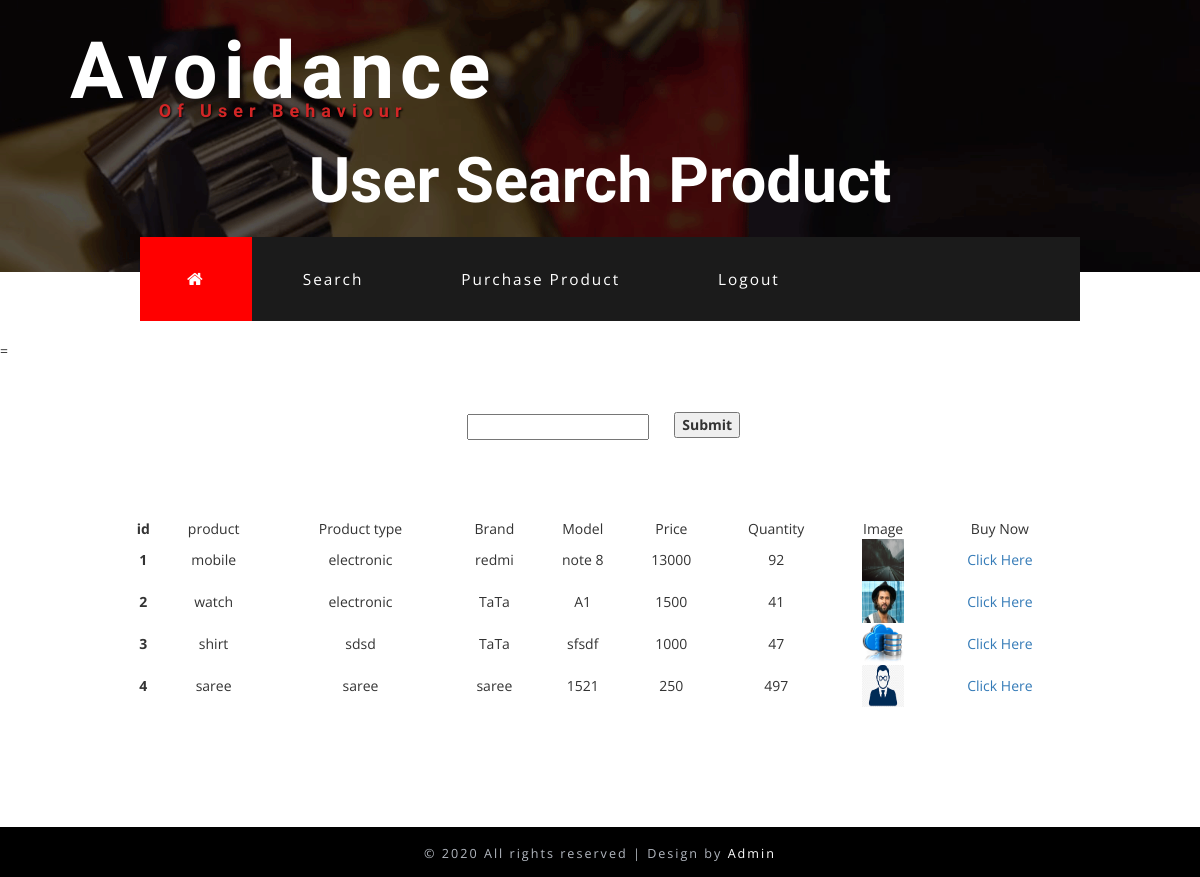
Screenshot of /search.php with the database file from the repository.
### tables this page shows
CREATE TABLE `add_product` (
  `id` int(11) NOT NULL,
  `product` varchar(100) NOT NULL,
  `ptype` varchar(100) NOT NULL,
  `brand` varchar(100) NOT NULL,
  `model` varchar(100) NOT NULL,
  `price` varchar(100) NOT NULL,
  `quantity` int(11) NOT NULL,
  `image` varchar(100) NOT NULL,
  `uname` varchar(100) NOT NULL,
  `count` varchar(100) NOT NULL,
  `rdate` varchar(100) NOT NULL
);

### search.php (the view, shortened to what this page needs)
<?php
include("dbconnect.php");
extract($_POST);
$uname=$_SESSION['uname'];
$qry1=mysqli_query($connect,"select * from add_product");
?>
<!DOCTYPE html>
<html lang="zxx">
<head>
<link href="css/bootstrap.css" rel="stylesheet" type="text/css" media="all" />
<link href="css/font-awesome.css" rel="stylesheet">
<link href="css/style.css" rel="stylesheet" type="text/css" media="all" />
</head>
<body>
<div class="banner_top" id="home">
	<div data-vide-bg ="video/gift-packs">
		<div class="center-container inner-container">
			<div class="w3_agile_header">
						<div class="w3_agileits_logo">
								<h1><a href="index.php">Avoidance<span>of User Behaviour</span></a></h1>
			  </div>
							<div class="w3_menu">
								<div class="top-nav">
								<nav class="navbar navbar-default">
									<div class="collapse navbar-collapse" id="bs-example-navbar-collapse-1">
										<ul class="nav navbar-nav">
											<li class="home-icon"><a href="user_home.php"><span class="fa fa-home" aria-hidden="true"></span></a></li>
											<li><a href="search.php">Search</a></li>
											<li><a href="pruchase_product.php">Purchase Product</a></li>
											<li><a href="index.php">Logout</a></li>
										</ul>
									</div>
								</nav>
							</div>
						</div>
					<div class="clearfix"></div>
	      </div>
			<h2 class="inner-heading-agileits-w3layouts">User Search Product</h2>
      </div>
   </div>
</div>
		<form action="" method="post">
		  <p>&nbsp;</p>
=		  <table width="317" height="138" border="0" align="center">
              <tr>
                <th scope="row"><div align="center">
                  <label>
                  <input name="search" type="text" id="search">
                  </label>
                </div></th>
                <td><label>
                  <div align="center">
                    <label>
                    <input name="btn" type="submit" id="btn" value="Submit">
                    </label>
                  </div>
                </label></td>
              </tr>
            </table>
		  <p>&nbsp;</p>
		  <table width="942" height="101" border="0" align="center">
            <tr>
              <th scope="row"><div align="center">id</div></th>
              <td><div align="center">product</div></td>
              <td><div align="center">Product type </div></td>
              <td><div align="center">Brand</div></td>
              <td><div align="center">Model</div></td>
              <td><div align="center">Price</div></td>
              <td><div align="center">Quantity</div></td>
              <td><div align="center">Image</div></td>
              <td><div align="center">Buy Now </div></td>
            </tr>
            <?php
			while($row=mysqli_fetch_array($qry1))
			{
			?>
            <tr>
              <th scope="row"><div align="center"><?php echo $row['id'];?></div></th>
              <td><div align="center"><?php echo $row['product'];?></div></td>
              <td><div align="center"><?php echo $row['ptype'];?></div></td>
              <td><div align="center"><?php echo $row['brand'];?></div></td>
              <td><div align="center"><?php echo $row['model'];?></div></td>
              <td><div align="center"><?php echo $row['price'];?></div></td>
              <td><div align="center"><?php echo $row['quantity'];?></div></td>
              <td><div align="center"><img src="products/<?php echo $row['image']; ?>" alt="img" width="42" height="42" /></div></td>
              <td><div align="center"><a href="buy_now.php?bid=<?php echo $row['id'];?>&&uname=<?php echo $uname;?>">Click Here</a></div></td>
            </tr>
            <?php
			}
			?>
          </table>
		  <p>&nbsp;</p>
		  <p>&nbsp;</p>
		  <p>&nbsp;</p>
		  <p>&nbsp;</p>
		  <p>&nbsp;</p>
		  <p>&nbsp;</p>
		</form>
		<div class="copyright">
	           <p>© 2020  All rights reserved | Design by <a href="#">Admin</a></p>
        </div>
</body>
</html>

### css/style.css (style rules this page uses)
body { margin:0; padding:0; background:#fff; font-family: 'Open Sans', sans-serif; }
h1,h2,h3,h4,h5,h6 { margin:0; font-family: 'Tangerine', cursive; }
p { margin:0; }
ul { margin:0; padding:0; }
p,ul,ol { font-size:14px; }
input[type="submit"],a,.nbs-flexisel-nav-left,.nbs-flexisel-nav-right { transition:.5s ease-in; -webkit-transition:.5s ease-in; -moz-transition:.5s ease-in; -o-transition:.5s ease-in; -ms-transition:.5s ease-in; }
.center-container { padding: 2em 0 41em; background: rgba(0, 0, 0, 0.44); }
.w3_agile_header { padding: 2em 5em 0; }
.w3_agileits_logo { float: left; }
.w3_agileits_logo h1 a { font-size: 2.6em; color: #fff; display: block; line-height: 57px; text-decoration: none; text-transform: capitalize; font-weight: bold; font-family: 'Tangerine', cursive; letter-spacing: 6px; }
.w3_agileits_logo h1 a span { font-size: 18px; text-align: center; color: #d22626; display: block; position: relative; font-weight: bold; text-shadow: 1px 1px 2px #000; padding: 7px; line-height: 19px; }
.banner_top { position: relative; margin-bottom: 3.5em; }
.top-nav { position: absolute; margin: 1em 0 0 0; bottom: -3.5em; background: #1b1b1b; }
.navbar-default { border: none !important; background: none !important; margin: 0 !important; min-height: 0 !important; }
div#bs-example-navbar-collapse-1 { padding: 0; }
.top-nav ul { padding: 0; float: none; }
.top-nav ul li { display: inline-block; margin: 0 !important; float: none; }
span.fa-home { font-size: 1.1em; color: #FFFFFF; line-height: 1.3; }
.top-nav ul li a,.top-nav ul li form { color: #fff; font-size: 1.3em; letter-spacing: 2px; margin: 0; text-decoration: none; padding: 2em 5.2em; transition: 0.5s all; -webkit-transition: 0.5s all; -o-transition: 0.5s all; -moz-transition: 0.5s all; -ms-transition: 0.5s all; outline: none; }
.navbar-default .navbar-nav > li > a { color:#fff; }
.top-nav ul li.home-icon { margin-left: 0 !important; }
.top-nav ul li.home-icon a,.top-nav ul li.home-icon a:focus { background: #ff0000; outline:none; }
.inner-container { padding-bottom: 0em!important; }
h2.inner-heading-agileits-w3layouts { text-align: center; font-size: 5em; font-weight: bold; color: #fff; padding: 0.3em 0 0.9em; }
.copyright { padding: 1.3em 0 1em 0; text-align:center; background: #000; }
.copyright p { color: #b2b7bf; font-size: .9em; margin: 0; letter-spacing: 2px; }
.copyright p a { color: #ffffff; text-decoration:none; }
@media (max-width:1680px) { .top-nav ul li a,.top-nav ul li form { padding: 2em 4.3em; } }
@media (max-width:1680px) { .top-nav { left: 7em; } }
@media (max-width:1600px) { .top-nav ul li a,.top-nav ul li form { padding: 2em 4em; } }
@media (max-width:1600px) { .top-nav { left: 7.4em; } }
@media (max-width:1440px) { .top-nav ul li a, .top-nav ul li form { padding: 2em 3.4em; } }
@media (max-width:1440px) { .center-container { padding: 2em 0px 36em; } }
@media (max-width:1440px) { .top-nav { left: 7em; } }
@media (max-width:1366px) { .w3_agileits_logo h1 a { font-size: 2.2em; line-height: 45px; } }
@media (max-width:1366px) { .center-container { padding: 2em 0px 32em; } }
@media (max-width:1366px) { .top-nav ul li a, .top-nav ul li form { padding: 2.01em 3.06em; } }
@media (max-width:1366px) { h2.inner-heading-agileits-w3layouts { font-size: 4.5em; } }
@media (max-width:1280px) { .top-nav ul li a, .top-nav ul li form { font-size: 1.1em; } }
@media (max-width:1280px) { .top-nav { position: absolute; margin: 0em; bottom: -3.5em; left: 10em; width: 78.32%!important; } }
@media (max-width:1280px) { .center-container { padding: 1.5em 0px 29em; } }

### rows the page displays
add_product: id "1", product "mobile", ptype "electronic", brand "redmi", model "note 8", price "13000", quantity "92", image (picture)
add_product: id "2", product "watch", ptype "electronic", brand "TaTa", model "A1", price "1500", quantity "41", image (picture)
add_product: id "3", product "shirt", ptype "sdsd", brand "TaTa", model "sfsdf", price "1000", quantity "47", image (picture)
add_product: id "4", product "saree", ptype "saree", brand "saree", model "1521", price "250", quantity "497", image (picture)
